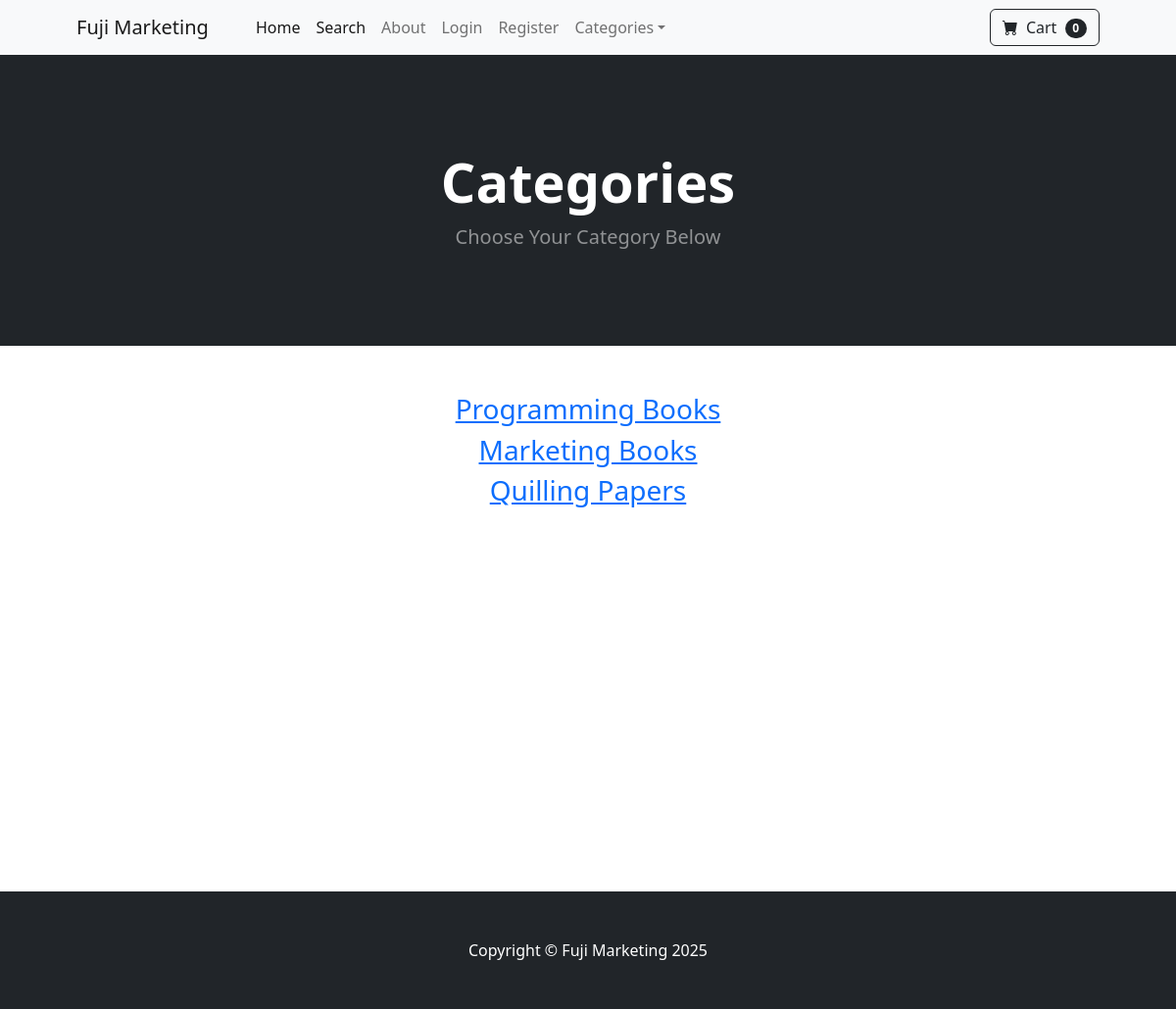
The app's page /category_summary with its own data.
### store/models.py (models this page shows)
class Category(models.Model):
    name = models.CharField(max_length=50)
    def __str__(self):
        return str(self.name)
    class Meta:
        verbose_name_plural = 'categories'

### store/views.py (the view)
# urls.py: path('category_summary', views.category_summary, name='category_summary'),
def category_summary(request):
    categories = Category.objects.all()
    return render(request, 'category_summary.html', {"categories": categories})

### cart/cart.py (called while the page is built)
    def __len__(self):
        return len(self.cart)

### cart/context_processors.py (called while the page is built)
def cart(request):
    return {'cart': Cart(request)}

### store/templates/category_summary.html (shortened to what this page needs)
{% extends 'base.html' %}
{% block content %}
<header class="bg-dark py-5">
    <div class="container px-4 px-lg-5 my-5">
        <div class="text-center text-white">
            <h1 class="display-4 fw-bolder">Categories</h1>
            <p class="lead fw-normal text-white-50 mb-0">Choose Your Category Below</p>
        </div>
    </div>
</header>
<div class="container">
    <div class="row">
        <center>
            <div class="col-8">
                {% for category in categories %}
                <h3><a href="{% url 'category' category %}">{{ category }}</a></h3>
                {% endfor %}
            </div>
        </center>
    </div>
</div>
{% endblock %}

### records on screen
Category: name "Programming Books"
Category: name "Marketing Books"
Category: name "Quilling Papers"

### other values on screen
{{ cart|length }} "0"
